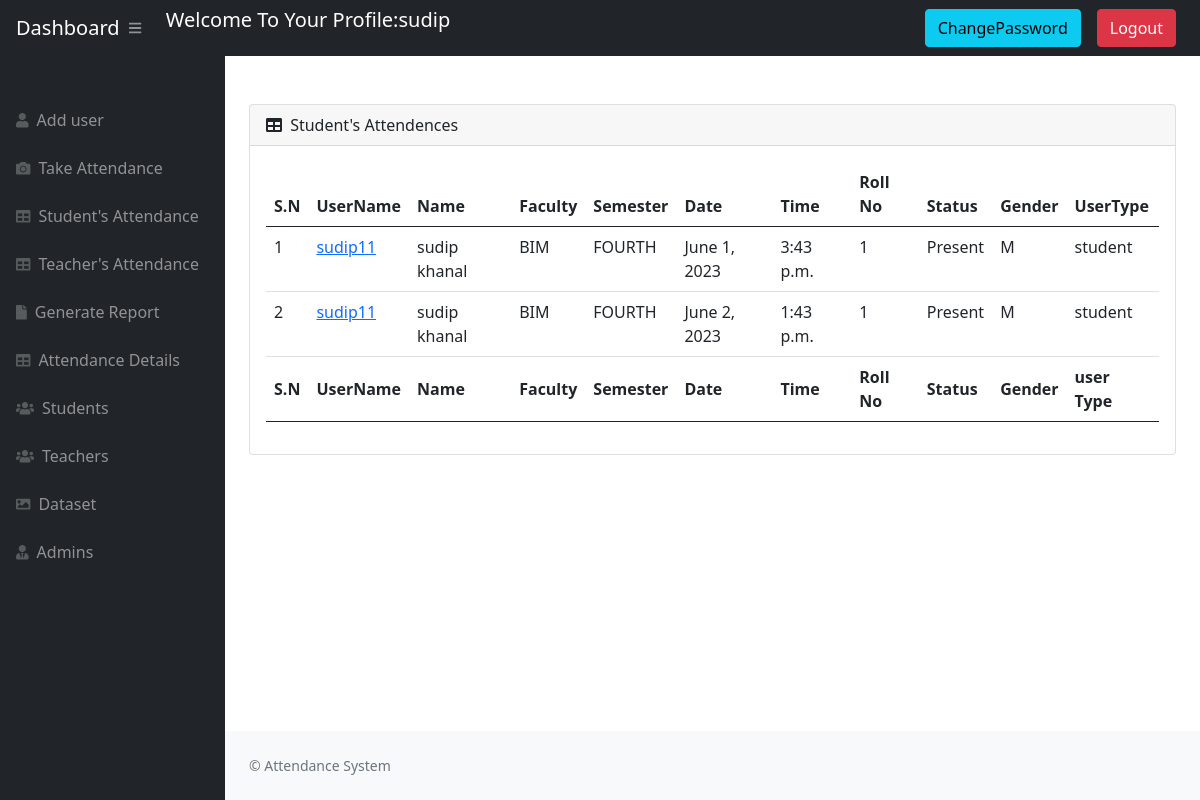
The page /attendence/ (signed in) on the database as committed earlier.
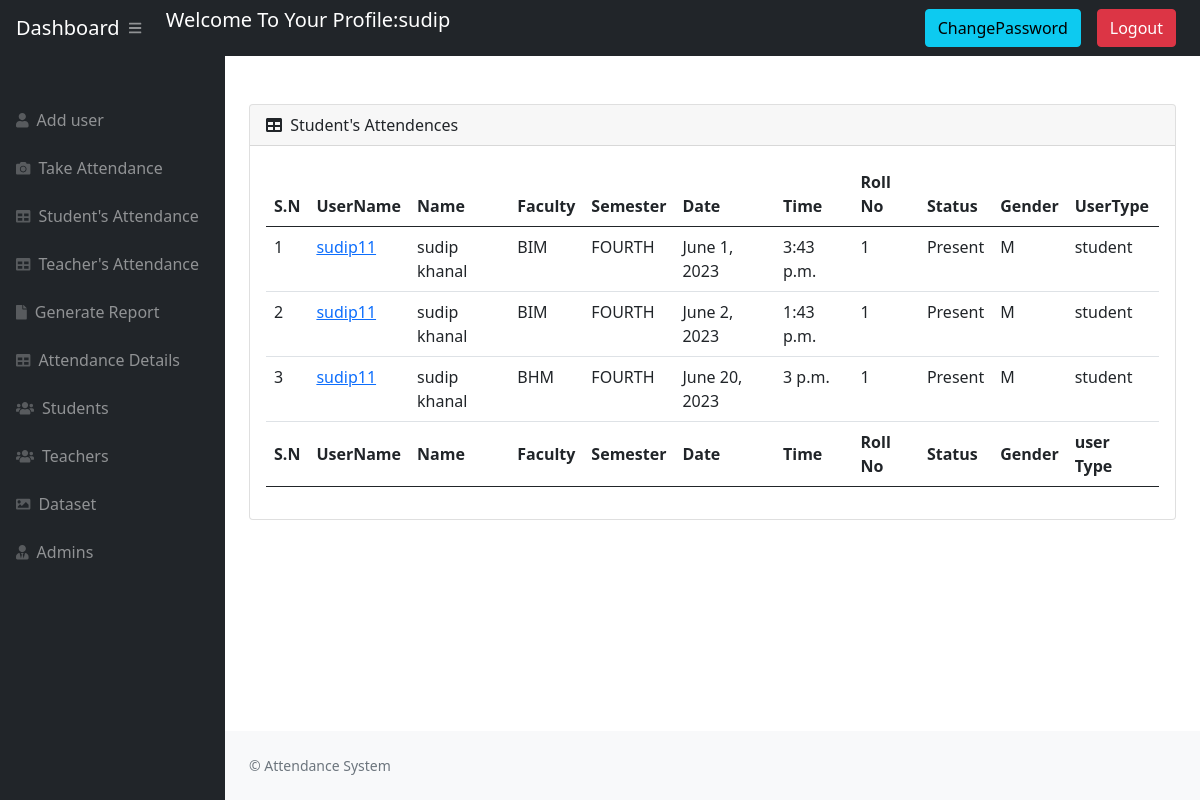
The same page on the database as committed later.
### website/models.py (models this page shows, shortened)
class Attendance(models.Model):
    username = models.CharField(max_length=10)
    first_name = models.CharField(max_length=50)
    last_name = models.CharField(max_length=50)
    roll_num = models.CharField(max_length=10)
    gender = models.CharField(max_length=50)
    faculty = models.CharField(max_length=50)
    sem = models.CharField(max_length=50)
    date = models.DateField(auto_now_add=True, null=True)
    time = models.TimeField(auto_now_add=True, null=True)
    ststus = models.CharField(
        choices=Attendance_status, max_length=30, default='Absent')
    usertype = models.CharField(max_length=20)

### website/views.py (the view)
# urls.py: path('attendence/', views.Stdtendance, name='attendence'),
@login_required(login_url='login_view')
def Stdtendance(request):
    Attendences = Attendance.objects.filter(usertype='student')
    AttendanceData = {
        'Attendences': Attendences
    }
    if request.user.userType == 'admin' or request.user.userType == 'teacher':
        return render(request, 'Admin/Attendence.html', AttendanceData)
    else:
        messages.warning(
            request, "You Must Be Logged In As Admin or Teacher To View This Page")
        return redirect('login_view')

### website/templates/Admin/Attendence.html (shortened to what this page needs)
{% extends 'Admin/admain.html' %} {% block title %} Dashboard {% endblock %}
{% block stylesheets %}{% endblock stylesheets %} {% block content %}
<main>
  <br />
  <br />
  <div class="container-fluid px-4">
    <div class="card mb-4">
      <div class="card-header">
        <i class="fas fa-table me-1"></i>
        Student's Attendences
      </div>
      <div class="card-body">
        <table id="datatablesSimple" class="table table-hover">
          <thead>
            <tr>
              <th>S.N</th>
              <th>UserName</th>
              <th>Name</th>
              <th>Faculty</th>
              <th>Semester</th>
              <th>Date</th>
              <th>Time</th>
              <th>Roll No</th>
              <th>Status</th>
              <th>Gender</th>
              <th>UserType</th>
            </tr>
          </thead>
          <tfoot>
            <tr>
              <th>S.N</th>
              <th>UserName</th>
              <th>Name</th>
              <th>Faculty</th>
              <th>Semester</th>
              <th>Date</th>
              <th>Time</th>
              <th>Roll No</th>
              <th>Status</th>
              <th>Gender</th>
              <th>user Type</th>
            </tr>
          </tfoot>
          <tbody>
            {% for at in Attendences %}
            <tr>
              <td>{{forloop.counter}}</td>
              <td>
                <a href="{% url 'Recordattendance' at.username %}">
                  {{ at.username }}
                </a>
              </td>
              <td>{{ at.first_name }} {{ at.last_name }}</td>
              <td>{{ at.faculty}}</td>
              <td>{{ at.sem}}</td>
              <td>{{ at.date}}</td>
              <td>{{ at.time}}</td>
              <td>{{ at.roll_num}}</td>
              <td>{{ at.ststus}}</td>
              <td>{{ at.gender}}</td>
              <td>{{ at.usertype}}</td>
            </tr>
            {% endfor %}
          </tbody>
        </table>
      </div>
    </div>
  </div>
</main>
{% endblock content %}

Rows that differ between the two databases and show on the page:
added Attendance: username "sudip11", first_name "sudip", last_name "khanal", faculty "BHM", sem "FOURTH", date "June 20, 2023", time "3 p.m.", roll_num "1", ststus "Present", gender "M", usertype "student"
